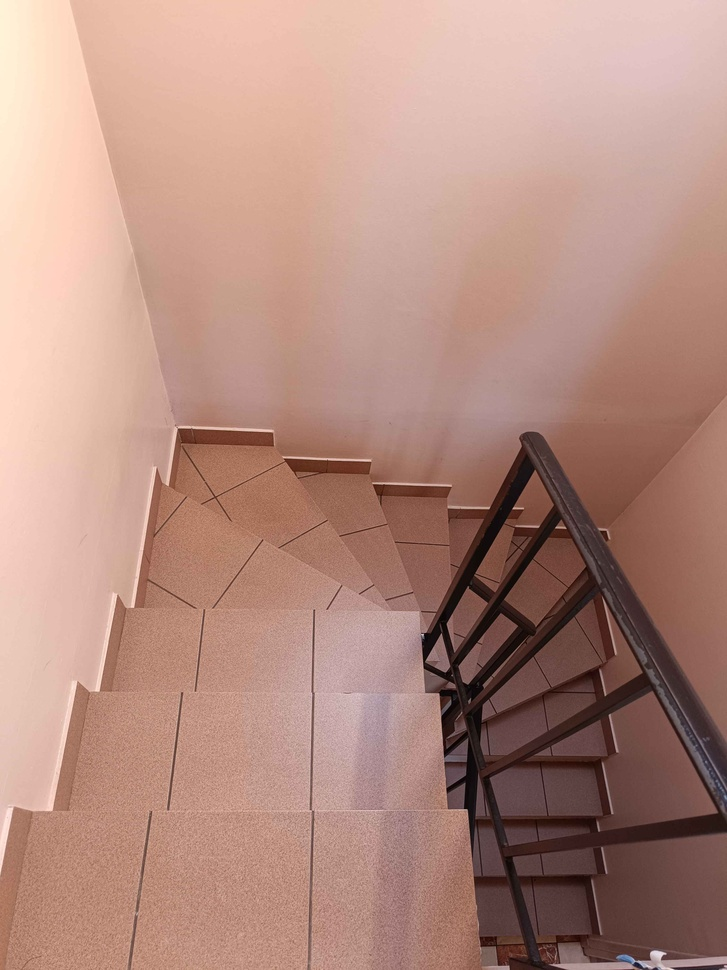
#> input picture test/16.jpg, 727 x 970 px, shrunk from 3072 x 4096 before the run, given in place of 50.jpg, which was not available
$ python main.py   (older library calls are emulated)
#> lines starting #> are read from the running program, lines starting #| are printed output that depends on the picture; after the words box and inside, x2 and y2 are one past the last pixel; in counts of white or black regions, pixels touching at a corner belong together; pictures that were not available may be replaced by others from this repository, and a replacement may not be noted
### src/pretraitement.py
import math
import numpy as np
import cv2


def rgb_vers_gris(img):
    # Conversion de l'image en niveaux de gris, image en couleurs pas utile + les algos fonctionnent que sur image en niveaux de gris.

    if len(img.shape) != 2:
        return cv2.cvtColor(img, cv2.COLOR_BGR2GRAY)
    else:
        return img


def egaliser_histogramme(img):
    # Calculer l'histogramme
    hist = np.zeros(256, dtype=np.int32)
    for i in range(256):
        hist[i] = np.sum(img == i)

    # Calculer la CDF
    cdf = np.cumsum(hist)

    # Normaliser la CDF
    cdf_min = cdf[cdf > 0][0] if np.any(cdf > 0) else 0
    cdf_norm = np.zeros_like(cdf, dtype=np.float32)
    cdf_norm = ((cdf - cdf_min) * 255) / (cdf[-1] - cdf_min)
    cdf_norm = np.ma.filled(np.ma.masked_equal(cdf_norm, 0), 0)

    # Créer la table de correspondance
    lookup_table = np.uint8(cdf_norm)

    # Appliquer la transformation
    img_egalisee = lookup_table[img]

    return img_egalisee


def ouverture(img):
    # Erosion puis dilatation.

    kernel = cv2.getStructuringElement(cv2.MORPH_RECT, (3, 3))

    erosion = cv2.erode(img, kernel)
    dilatation = cv2.dilate(erosion, kernel)

    return dilatation


# [15 lines left out: functions fermeture, euclide_dist, not called in this run]


def k_means(img, max_iter, k):
    # Seuillage avec kmeans, on veut supprimer le fond donc on prendra k = 2.

    flat_img = img.flatten().astype(np.float64)

    centroids = [flat_img[np.random.randint(len(flat_img))]]
    for _ in range(1, k):
        distances = np.array([min((x - c) ** 2 for c in centroids) for x in flat_img])
        probs = distances / distances.sum()
        cum_probs = np.cumsum(probs)
        r = np.random.rand()
        index = np.searchsorted(cum_probs, r)
        centroids.append(flat_img[index])
    centroids = np.array(centroids)

    for _ in range(max_iter):
        centroids_pre = centroids.copy()
        dist = np.abs(flat_img[:, np.newaxis] - centroids)
        indices = np.argmin(dist, axis=1)
        for i in range(k):
            points = flat_img[indices == i]
            centroids[i] = points.mean() if len(points) > 0 else centroids[i]
        if np.array_equal(centroids, centroids_pre):
            break

    return indices, centroids


def enlever_fond(img, max_iter, k):
    # Fonction pour enlever le fond avec kmeans, créé un masque et met un pixel blanc sur les pixels de la classe du fond.

    ind, centro = k_means(img, max_iter, k)

    centro = np.uint8(centro)
    img_seuil = centro[ind]
    img_seuil = img_seuil.reshape(img.shape)

    img_fond = np.argmax(centro)
    masque = (ind == img_fond).reshape(img.shape)
    img_result = img.copy()
    img_result[masque] = 255

    return img_result

### src/traitement.py
import statistics
import numpy as np
import cv2
import pretraitement as pt
import matplotlib.pyplot as plt


def nettoyer_composantes(img):
    # On part du principe qu'on a une image binaire, on va se servir de la bibliothèque OpenCV
    # On ne prend que les composantes ayant une largeur supérieur à 300 pixels
    # On part du principe qu'une image ne contient pas plus de 35 marches, donc si on a plus de composantes,
    # on élimine les composantes trop fines et trop longues.

    num_labels, labels, stats, _ = cv2.connectedComponentsWithStats(img)
    for i in range(1, num_labels):
        largeur = stats[i, cv2.CC_STAT_WIDTH]
        hauteur = stats[i, cv2.CC_STAT_HEIGHT]
        if largeur <= 300:
            img[labels == i] = 0

    num_labels, labels, stats, _ = cv2.connectedComponentsWithStats(img)
    if num_labels >= 35:
        lar = []
        haut = []
        for i in range(1, num_labels):
            lar.append(stats[i, cv2.CC_STAT_WIDTH])
            haut.append(stats[i, cv2.CC_STAT_HEIGHT])
        moy_larg = statistics.mean(lar)
        moy_haut = statistics.mean(haut)
        img[stats[labels, cv2.CC_STAT_WIDTH] < moy_larg] = 0
        img[stats[labels, cv2.CC_STAT_HEIGHT] > moy_haut] = 0

    num_labels, labels, stats, _ = cv2.connectedComponentsWithStats(img)

    print(f'connexes : {num_labels}')

    return num_labels, img


def calculer_composantes_connxes(img):
    # Fonction qui permet de calculer le nombre de marches à l'aide des composantes connexes rectangulaires.
    # Utilisation de sobel pour détecter les bords horizontaux seulement
    # Ouverture pour supprimer les petites composantes connexes qui ne nous intéressent pas
    # Double érosion pour bien néttoyer l'image

    edges_y = cv2.Sobel(img, cv2.CV_64F, 0, 1, ksize=5)  # gradient sur y
    edges = cv2.convertScaleAbs(edges_y)

    ouvert = pt.ouverture(edges)
    # ferme = pt.fermeture(ouvert)
    kernel = cv2.getStructuringElement(cv2.MORPH_RECT, (7, 5))
    erosion = cv2.erode(ouvert, kernel)
    kernel2 = cv2.getStructuringElement(cv2.MORPH_RECT, (5, 1))
    erosion = cv2.erode(erosion, kernel2)

    # nb_compo, img = nettoyer_composantes(ferme)
    nb_compo, img = nettoyer_composantes(erosion)

    return nb_compo, img, erosion


# ANCIENNE VERSION PLUS UTILE
# [90 lines left out: functions fusionner_lignes_par_bande, hough_lignes, not called in this run]

### src/main.py
import mesures as ms
import pretraitement as pt
import traitement as tt
import matplotlib.image as mpim
import matplotlib.pyplot as plt
import cv2

def tester_chaine_sur_une_image(img):

#> called with img = '../validation/50.jpg'
    plt.figure(figsize=(12, 4))

    img = mpim.imread(img)
#> img is the input picture: shape (970, 727, 3); mean R, G, B 179.8, 140.8, 128.5
    img_gris = pt.rgb_vers_gris(img)
#> in rgb_vers_gris, `return cv2.cvtColor(img, cv2.COLOR_BGR2GRAY)`:
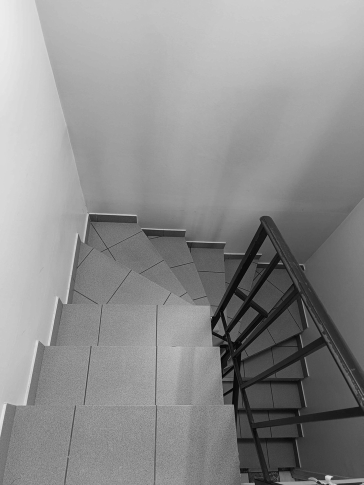
#> returned value: shape (970, 727) (shown at 1/2 size); min 1, max 237, mean 141.5
    img_norm = pt.egaliser_histogramme(img_gris)
#> after the loop in egaliser_histogramme, `for i in range(256):`: hist = 256 values, max 9361 at index 151, min 0 at index 0, mean 2754.6
#> in egaliser_histogramme, `cdf = np.cumsum(hist)`: cdf = 256 values from 0 to 705190
#> in egaliser_histogramme, `cdf_min = cdf[cdf > 0][0] if np.any(cdf > 0) else 0`: cdf_min = 22
#> in egaliser_histogramme, `cdf_norm = ((cdf - cdf_min) * 255) / (cdf[-1] - cdf_min)`: cdf_norm = 256 values from -0.00796 to 255
#> in egaliser_histogramme, `lookup_table = np.uint8(cdf_norm)`: lookup_table = 256 values from 0 to 255

    plt.subplot(2, 3, 1)
    plt.imshow(img_norm, cmap='gray')
    plt.title('Image après passage en niveau de gris et nomarlisation')
    plt.axis('off')

    #flou = cv2.GaussianBlur(img_norm, (5, 5), 5)
    flou = cv2.blur(img_norm, (15,15))
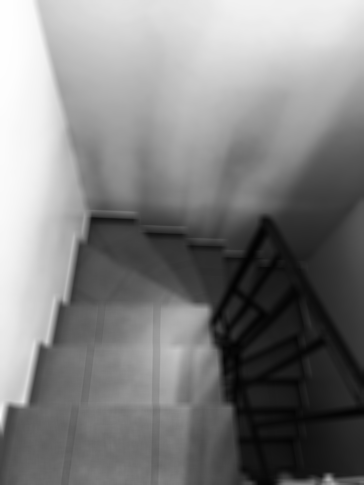
#> flou: shape (970, 727) (shown at 1/2 size); min 2, max 254, mean 127.8

    plt.subplot(2, 3, 2)
    plt.imshow(flou, cmap='gray')
    plt.title('Image après flou moyen, k = 15x15')
    plt.axis('off')

    img_sans_fond = pt.enlever_fond(flou, max_iter=20, k=2)
#> in k_means, `centroids = [flat_img[np.random.randint(len(flat_img))]]`: centroids = [105]
#> the loop in k_means, `for _ in range(1, k):` made 1 pass
#> index on pass 1: 397533
#> after the loop in k_means, `for _ in range(1, k):`: centroids = [105, 17]
#> the loop in k_means, `for _ in range(max_iter):` made 10 passes
#> centroids_pre on passes 1 to 8: [105, 17], [156.2, 30.39], [170.7, 46.17], [178.5, 55.07], [184.3, 61.04], [189, 65.33], [192, 67.93], [193, 68.88]
#> after the loop in k_means, `for _ in range(max_iter):`: centroids = [194.2, 69.83]
#> in enlever_fond, `centro = np.uint8(centro)`: centro = [194, 69]
#> in enlever_fond, `img_seuil = img_seuil.reshape(img.shape)`:
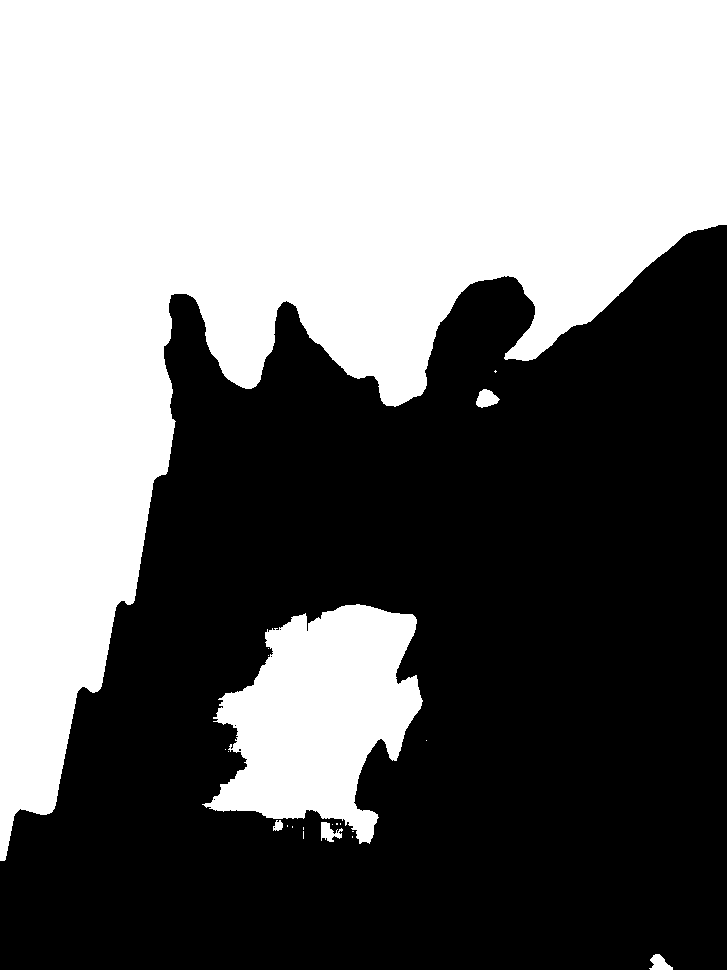
#> img_seuil: shape (970, 727); values 69 (black) and 194 (white), 46.6% white; 21 white regions (15 under 20 px), largest, box (x1, y1, x2, y2) and area: (0, 0, 727, 861) 296411, (202, 604, 423, 844) 31488, (476, 389, 500, 408) 299, (321, 822, 343, 842) 251, (649, 954, 673, 970) 236, (273, 820, 283, 831) 79
#> in enlever_fond, `img_fond = np.argmax(centro)`: img_fond = 0
    compos, img_finale, ouvert = tt.calculer_composantes_connxes(img_sans_fond)
#> in nettoyer_composantes, `num_labels, labels, stats, _ = cv2.connectedComponentsWithStats(img)`:
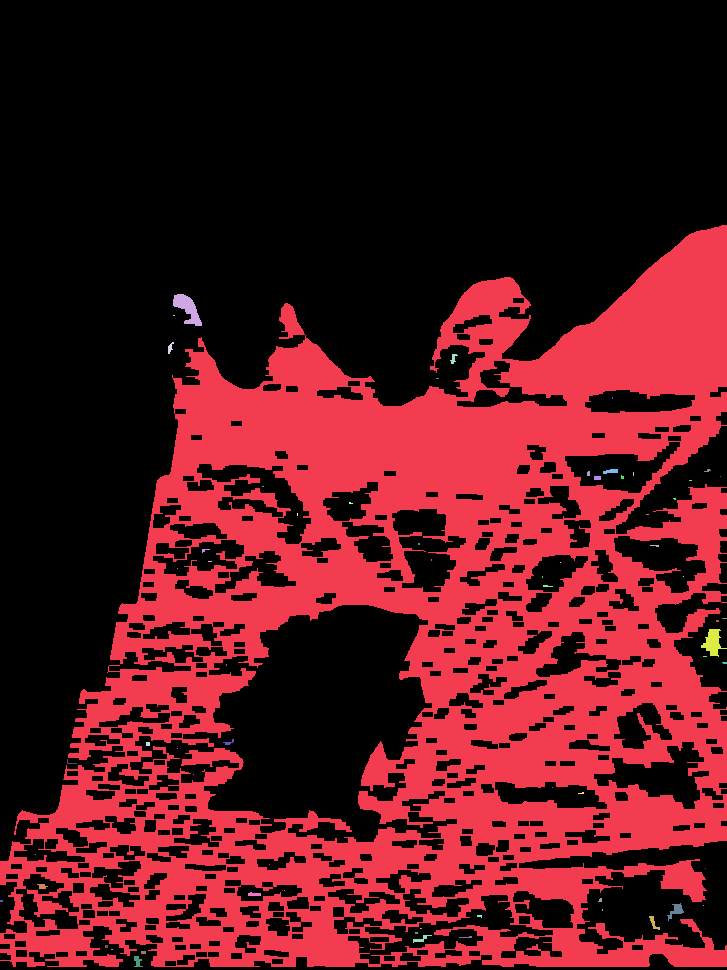
#> labels: shape (970, 727) int32; 65 distinct labels, from 0 to 64; one colour per label, 0 black
#> in nettoyer_composantes, `num_labels, labels, stats, _ = cv2.connectedComponentsWithStats(img)`: num_labels = 65; stats = 65 rows, first 6: [0, 0, 727, 970, 457247], [0, 225, 727, 742, 246298], [173, 294, 29, 32, 459], [173, 315, 2, 1, 2], [168, 342, 6, 12, 37], [450, 354, 8, 10, 39]
#> the loop in nettoyer_composantes, `for i in range(1, num_labels):` made 64 passes
#> (largeur, hauteur) on passes 1 to 8: (727, 742), (29, 32), (2, 1), (6, 12), (8, 10), (3, 1), (1, 2), (15, 5)
#> in nettoyer_composantes, `num_labels, labels, stats, _ = cv2.connectedComponentsWithStats(img)`:
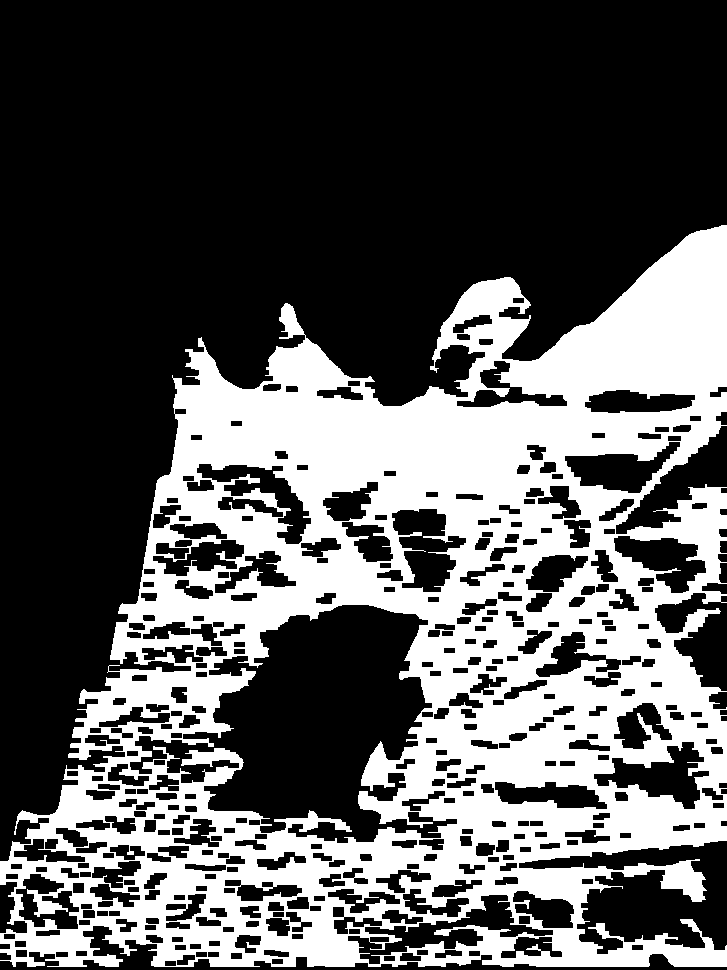
#> labels: shape (970, 727) int32; values 0 (black) and 1 (white), 34.9% white; 1 white region, box (x1, y1, x2, y2) and area: (0, 225, 727, 967) 246298
#> in nettoyer_composantes, `num_labels, labels, stats, _ = cv2.connectedComponentsWithStats(img)`: num_labels = 2; stats = [[0, 0, 727, 970, 458892], [0, 225, 727, 742, 246298]]
#| connexes : 2
#> in calculer_composantes_connxes, `nb_compo, img = nettoyer_composantes(erosion)`: nb_compo = 2
#> compos = 2

    #compos, img_finale, ouvert = tt.calculer_composantes_connxes(img_sans_fond)

    plt.subplot(2, 3, 3)
    plt.imshow(img_finale, cmap='gray')
    plt.title('Image sans fond et composantes nettoyées')
    plt.axis('off')

    # [9 lines of commented-out code are left out]

    print(f'Nombre de composantes connexes détectées après traitement : {compos}.')
#| Nombre de composantes connexes détectées après traitement : 2.

    plt.tight_layout()
    plt.show()


if __name__ == '__main__':

    tester_chaine_sur_une_image('../validation/50.jpg')
    # [7 lines of commented-out code are left out]

$ run again, on test/2.jpg
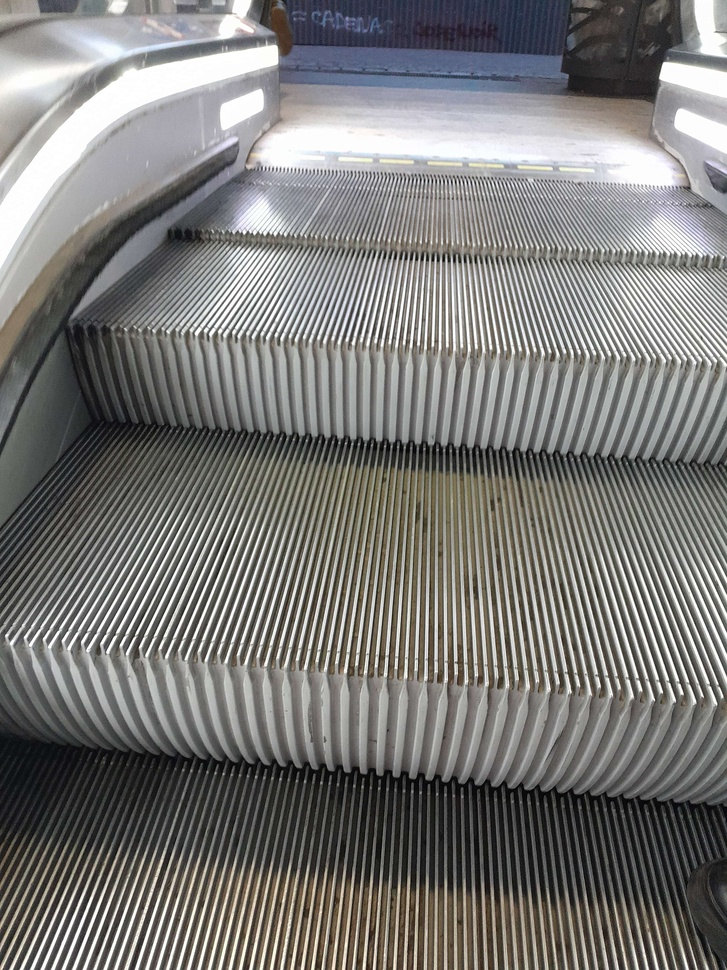
#> input picture test/2.jpg, 727 x 970 px, shrunk from 3060 x 4080 before the run, given in place of 50.jpg, which was not available
#> in tester_chaine_sur_une_image, img is the input picture: shape (970, 727, 3); mean R, G, B 122.5, 121.6, 119.5
#> after the loop in egaliser_histogramme, `for i in range(256):`: hist = 256 values, max 11216 at index 253, min 21 at index 0, mean 2754.6
#> cdf = 256 values from 21 to 705190
#> cdf_min = 21
#> in egaliser_histogramme, `cdf_norm = ((cdf - cdf_min) * 255) / (cdf[-1] - cdf_min)`: cdf_norm = 256 values from 0 to 255
#> in k_means, `centroids = [flat_img[np.random.randint(len(flat_img))]]`: centroids = [155]
#> the loop in k_means, `for _ in range(1, k):` made 1 pass
#> index on pass 1: 588182
#> after the loop in k_means, `for _ in range(1, k):`: centroids = [155, 16]
#> the loop in k_means, `for _ in range(max_iter):` made 7 passes
#> centroids_pre on passes 1 to 7: [155, 16], [152.6, 49.2], [156.7, 56.61], [158.5, 60.09], [159.5, 61.93], [159.8, 62.59], [160.2, 63.3]
#> after the loop in k_means, `for _ in range(max_iter):`: centroids = [160.2, 63.3]
#> in enlever_fond, `centro = np.uint8(centro)`: centro = [160, 63]
#> in enlever_fond, `img_seuil = img_seuil.reshape(img.shape)`:
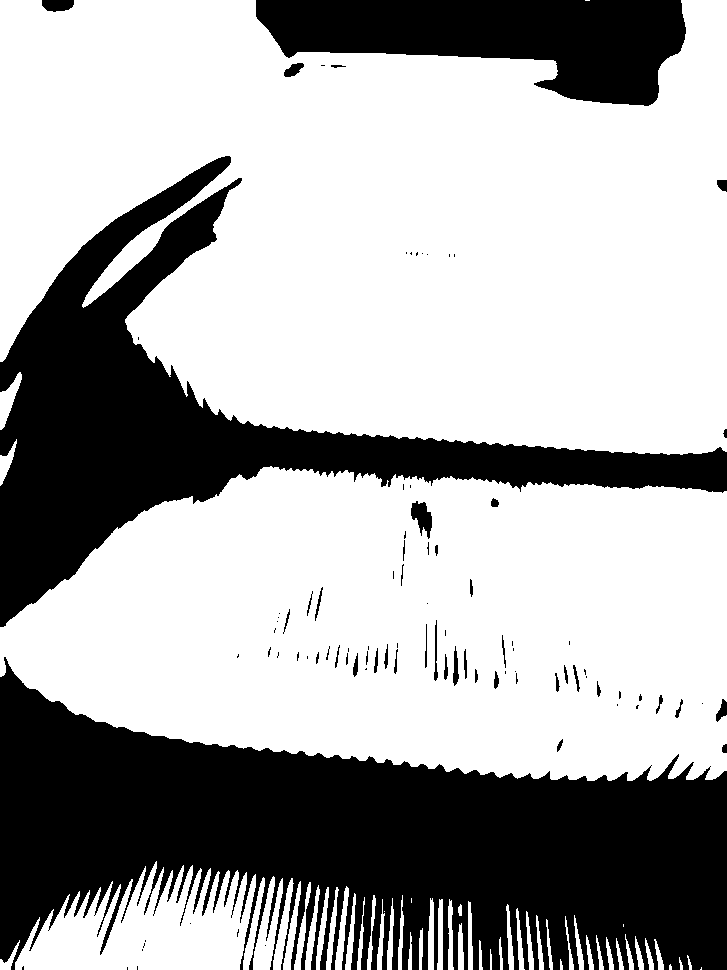
#> img_seuil: shape (970, 727); values 63 (black) and 160 (white), 66.4% white; 94 black regions (53 under 20 px), largest, box (x1, y1, x2, y2) and area: (0, 657, 727, 970) 130462, (0, 156, 727, 627) 75469, (256, 0, 686, 106) 28066
#> img_fond = 0
#> in nettoyer_composantes, `num_labels, labels, stats, _ = cv2.connectedComponentsWithStats(img)`: num_labels = 32; stats = 32 rows, first 6: [0, 0, 727, 970, 511879], [45, 3, 26, 8, 157], [259, 3, 423, 102, 20664], [521, 4, 17, 6, 57], [642, 4, 3, 1, 3], [536, 31, 1, 1, 1]
#> the loop in nettoyer_composantes, `for i in range(1, num_labels):` made 31 passes
#> (largeur, hauteur) on passes 1 to 8: (26, 8), (423, 102), (17, 6), (3, 1), (1, 1), (5, 2), (11, 9), (727, 470)
#> in nettoyer_composantes, `num_labels, labels, stats, _ = cv2.connectedComponentsWithStats(img)`:
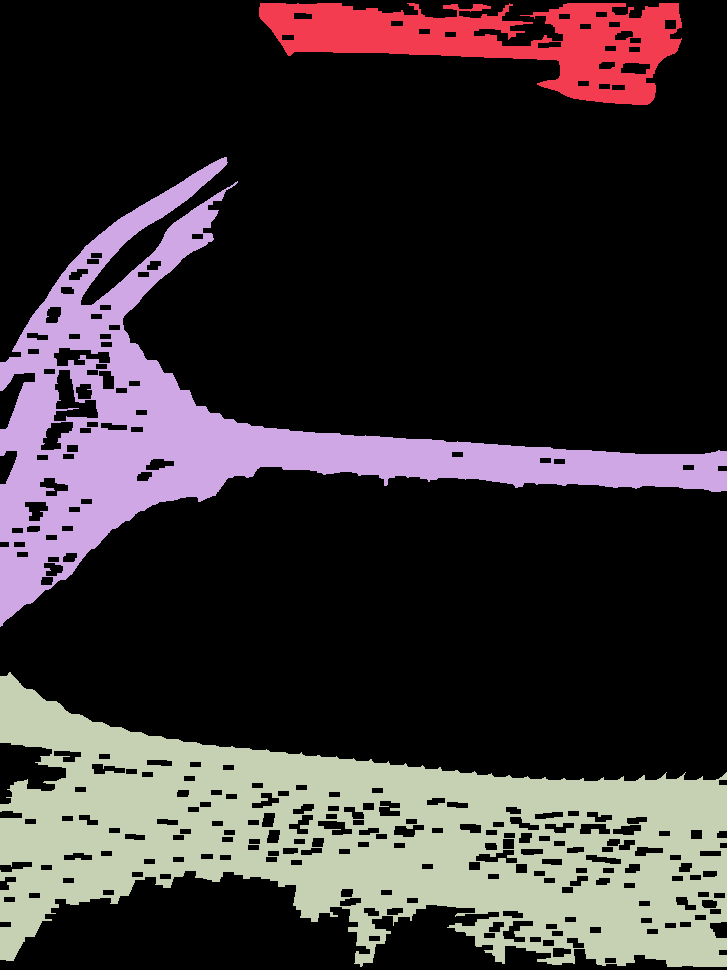
#> labels: shape (970, 727) int32; 4 distinct labels, from 0 to 3; one colour per label, 0 black
#> in nettoyer_composantes, `num_labels, labels, stats, _ = cv2.connectedComponentsWithStats(img)`: num_labels = 4; stats = [[0, 0, 727, 970, 513094], [259, 3, 423, 102, 20664], [0, 157, 727, 470, 65049], [0, 672, 727, 295, 106383]]
#| connexes : 4
#> nb_compo = 4
#| Nombre de composantes connexes détectées après traitement : 4.
